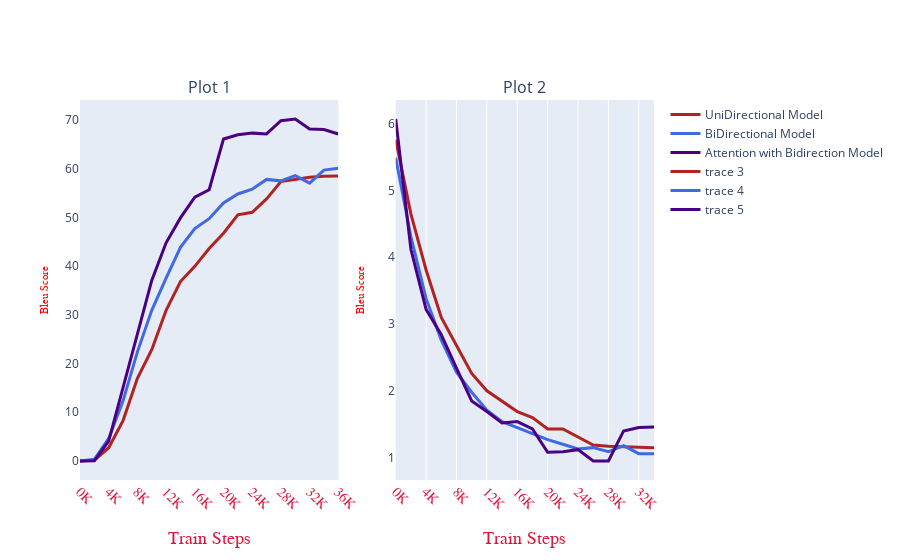

The notebook cell saved with this chart:
### Code cell
from plotly.subplots import make_subplots
import plotly.graph_objects as go

fig = make_subplots(rows=1, cols=2, 
                   subplot_titles=("Plot 1", "Plot 2"))
fig.add_trace(go.Scatter(x=x, y=y1_bleu, mode="lines",line=dict(color='firebrick', width=3) ,
                         name='UniDirectional Model'), row=1, col=1)
fig.add_trace(go.Scatter(x=x, y=y2_bleu, mode="lines",line=dict(color='royalblue', width=3) ,
                         name='BiDirectional Model'), row=1, col=1)
fig.add_trace(go.Scatter(x=x, y=y3_bleu, mode="lines",line=dict(color='indigo'   , width=3) ,
                         name='Attention with Bidirection Model'), row=1, col=1)
fig.add_trace(go.Scatter(x=x, y=y1_loss, mode="lines",line=dict(color='firebrick', width=3)), row=1, col=2)
fig.add_trace(go.Scatter(x=x, y=y2_loss, mode="lines",line=dict(color='royalblue', width=3)), row=1, col=2)
fig.add_trace(go.Scatter(x=x, y=y3_loss, mode="lines",line=dict(color='indigo'   , width=3)), row=1, col=2)

fig.update_xaxes(showgrid=False, zeroline=False, row=1, col=1)#,showline=True, linewidth=2, linecolor='black')
fig.update_xaxes(showgrid=True, zeroline=True, row=1, col=2)#,showline=True, linewidth=2, linecolor='black')
fig.update_yaxes(showgrid=False, zeroline=False)
#fig.update_xaxes(showgrid=True, gridwidth=1, gridcolor='LightPink')
fig.update_xaxes(title_text='Train Steps',tickangle=45, tickfont=dict(family='Rockwell', color='crimson', size=14),
                 #showticklabels=False,
                 title_font=dict(size=18, family='Courier', color='crimson'))
fig.update_xaxes(title_text='Train Steps',tickangle=45, tickfont=dict(family='Rockwell', color='crimson', size=14),
                 #showticklabels=False,
                 
                 title_font=dict(size=18, family='Courier', color='crimson'))
fig.update_yaxes(title_text='Bleu Score',title_font=dict(size=11, family='Arial', color='red'))

fig.show()

### Figure 1 — Plotly figure (JSON) as saved in the notebook; plotly's stock layout.template omitted (floating-point values rounded to 4 significant figures)
{"data": [{"line": {"color": "firebrick", "width": 3}, "mode": "lines", "name": "UniDirectional Model", "type": "scatter", "x": ["0K", "2K", "4K", "6K", "8K", "10K", "12K", "14K", "16K", "18K", "20K", "22K", "24K", "26K", "28K", "30K", "32K", "34K", "36K"], "xaxis": "x", "y": [0, 0.17, 2.72, 8.29, 16.95, 22.84, 30.91, 36.81, 39.94, 43.61, 46.72, 50.52, 51.04, 53.78, 57.32, 57.83, 58.2, 58.43, 58.49], "yaxis": "y"}, {"line": {"color": "royalblue", "width": 3}, "mode": "lines", "name": "BiDirectional Model", "type": "scatter", "x": ["0K", "2K", "4K", "6K", "8K", "10K", "12K", "14K", "16K", "18K", "20K", "22K", "24K", "26K", "28K", "30K", "32K", "34K", "36K"], "xaxis": "x", "y": [0, 0.35, 4.63, 12.35, 22.39, 30.91, 37.5, 43.85, 47.68, 49.71, 52.94, 54.79, 55.76, 57.78, 57.48, 58.56, 57, 59.69, 60.05], "yaxis": "y"}, {"line": {"color": "indigo", "width": 3}, "mode": "lines", "name": "Attention with Bidirection Model", "type": "scatter", "x": ["0K", "2K", "4K", "6K", "8K", "10K", "12K", "14K", "16K", "18K", "20K", "22K", "24K", "26K", "28K", "30K", "32K", "34K", "36K"], "xaxis": "x", "y": [0, 0.03, 4.09, 14.98, 26.03, 37.05, 44.77, 49.88, 54.12, 55.66, 66.06, 66.92, 67.27, 67.1, 69.81, 70.17, 68.1, 68, 67.1], "yaxis": "y"}, {"line": {"color": "firebrick", "width": 3}, "mode": "lines", "type": "scatter", "x": ["0K", "2K", "4K", "6K", "8K", "10K", "12K", "14K", "16K", "18K", "20K", "22K", "24K", "26K", "28K", "30K", "32K", "34K", "36K"], "xaxis": "x2", "y": [5.76, 4.65, 3.81, 3.1, 2.68, 2.26, 2, 1.85, 1.69, 1.6, 1.43, 1.43, 1.31, 1.19, 1.17, 1.16, 1.15, 1.15], "yaxis": "y2"}, {"line": {"color": "royalblue", "width": 3}, "mode": "lines", "type": "scatter", "x": ["0K", "2K", "4K", "6K", "8K", "10K", "12K", "14K", "16K", "18K", "20K", "22K", "24K", "26K", "28K", "30K", "32K", "34K", "36K"], "xaxis": "x2", "y": [5.49, 4.31, 3.38, 2.76, 2.28, 1.98, 1.71, 1.54, 1.45, 1.36, 1.27, 1.2, 1.13, 1.15, 1.09, 1.18, 1.06, 1.06], "yaxis": "y2"}, {"line": {"color": "indigo", "width": 3}, "mode": "lines", "type": "scatter", "x": ["0K", "2K", "4K", "6K", "8K", "10K", "12K", "14K", "16K", "18K", "20K", "22K", "24K", "26K", "28K", "30K", "32K", "34K", "36K"], "xaxis": "x2", "y": [6.07, 4.12, 3.22, 2.84, 2.34, 1.85, 1.69, 1.52, 1.54, 1.43, 1.08, 1.09, 1.12, 0.95, 0.95, 1.4, 1.45, 1.46], "yaxis": "y2"}], "layout": {"annotations": [{"font": {"size": 16}, "showarrow": false, "text": "Plot 1", "x": 0.225, "xanchor": "center", "xref": "paper", "y": 1, "yanchor": "bottom", "yref": "paper"}, {"font": {"size": 16}, "showarrow": false, "text": "Plot 2", "x": 0.775, "xanchor": "center", "xref": "paper", "y": 1, "yanchor": "bottom", "yref": "paper"}], "xaxis": {"anchor": "y", "domain": [0, 0.45], "showgrid": false, "tickangle": 45, "tickfont": {"color": "crimson", "family": "Rockwell", "size": 14}, "title": {"font": {"color": "crimson", "family": "Courier", "size": 18}, "text": "Train Steps"}, "zeroline": false}, "xaxis2": {"anchor": "y2", "domain": [0.55, 1], "showgrid": true, "tickangle": 45, "tickfont": {"color": "crimson", "family": "Rockwell", "size": 14}, "title": {"font": {"color": "crimson", "family": "Courier", "size": 18}, "text": "Train Steps"}, "zeroline": true}, "yaxis": {"anchor": "x", "domain": [0, 1], "showgrid": false, "title": {"font": {"color": "red", "family": "Arial", "size": 11}, "text": "Bleu Score"}, "zeroline": false}, "yaxis2": {"anchor": "x2", "domain": [0, 1], "showgrid": false, "title": {"font": {"color": "red", "family": "Arial", "size": 11}, "text": "Bleu Score"}, "zeroline": false}}}
